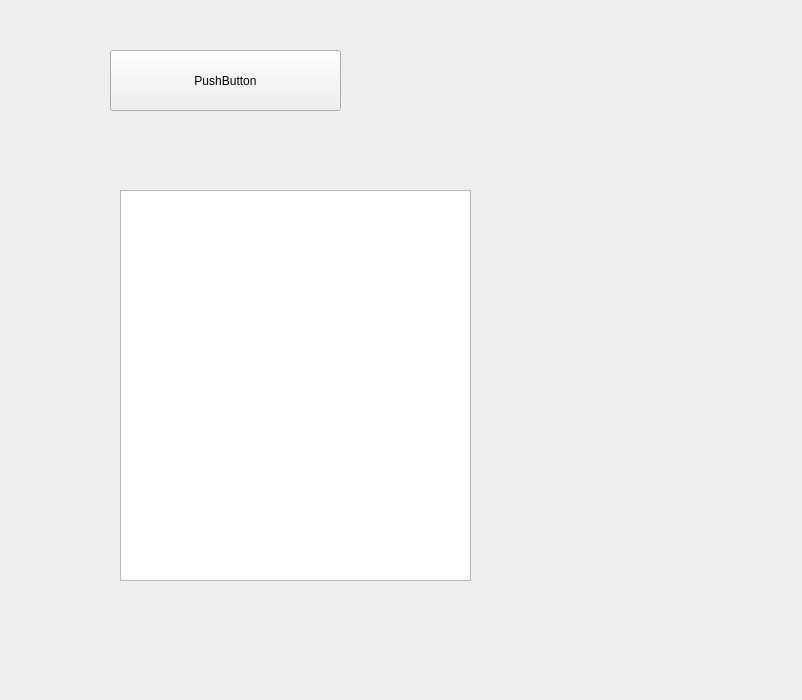
<?xml version="1.0" encoding="UTF-8"?>
<ui version="4.0">
 <class>Form</class>
 <widget class="QWidget" name="Form">
  <property name="geometry">
   <rect>
    <x>0</x>
    <y>0</y>
    <width>802</width>
    <height>700</height>
   </rect>
  </property>
  <property name="windowTitle">
   <string>Form</string>
  </property>
  <widget class="QPushButton" name="pushButton">
   <property name="geometry">
    <rect>
     <x>110</x>
     <y>50</y>
     <width>231</width>
     <height>61</height>
    </rect>
   </property>
   <property name="text">
    <string>PushButton</string>
   </property>
  </widget>
  <widget class="QTextEdit" name="textEdit">
   <property name="geometry">
    <rect>
     <x>120</x>
     <y>190</y>
     <width>351</width>
     <height>391</height>
    </rect>
   </property>
  </widget>
 </widget>
 <resources/>
 <connections/>
</ui>
